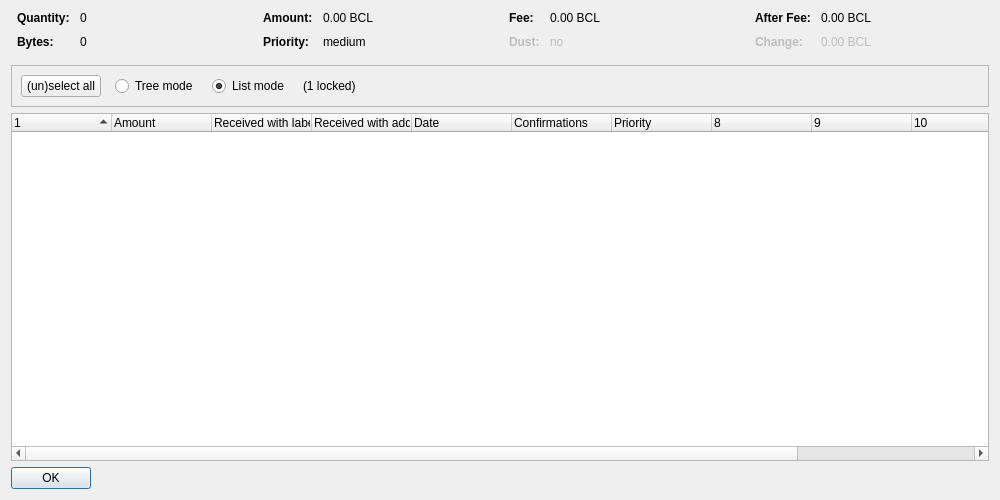
<?xml version="1.0" encoding="UTF-8"?>
<ui version="4.0">
 <class>CoinControlDialog</class>
 <widget class="QDialog" name="CoinControlDialog">
  <property name="geometry">
   <rect>
    <x>0</x>
    <y>0</y>
    <width>1000</width>
    <height>500</height>
   </rect>
  </property>
  <property name="windowTitle">
   <string>Coin Selection</string>
  </property>
  <layout class="QVBoxLayout" name="verticalLayout">
   <item>
    <layout class="QHBoxLayout" name="horizontalLayoutTop" stretch="0,0,0,0">
     <property name="topMargin">
      <number>0</number>
     </property>
     <property name="bottomMargin">
      <number>10</number>
     </property>
     <item>
      <layout class="QFormLayout" name="formLayoutCoinControl1">
       <property name="horizontalSpacing">
        <number>10</number>
       </property>
       <property name="verticalSpacing">
        <number>10</number>
       </property>
       <property name="leftMargin">
        <number>6</number>
       </property>
       <property name="rightMargin">
        <number>6</number>
       </property>
       <item row="0" column="0">
        <widget class="QLabel" name="labelCoinControlQuantityText">
         <property name="font">
          <font>
           <weight>75</weight>
           <bold>true</bold>
          </font>
         </property>
         <property name="text">
          <string>Quantity:</string>
         </property>
        </widget>
       </item>
       <item row="0" column="1">
        <widget class="QLabel" name="labelCoinControlQuantity">
         <property name="cursor">
          <cursorShape>IBeamCursor</cursorShape>
         </property>
         <property name="contextMenuPolicy">
          <enum>Qt::ActionsContextMenu</enum>
         </property>
         <property name="text">
          <string notr="true">0</string>
         </property>
         <property name="textInteractionFlags">
          <set>Qt::LinksAccessibleByMouse|Qt::TextSelectableByKeyboard|Qt::TextSelectableByMouse</set>
         </property>
        </widget>
       </item>
       <item row="1" column="0">
        <widget class="QLabel" name="labelCoinControlBytesText">
         <property name="font">
          <font>
           <weight>75</weight>
           <bold>true</bold>
          </font>
         </property>
         <property name="text">
          <string>Bytes:</string>
         </property>
        </widget>
       </item>
       <item row="1" column="1">
        <widget class="QLabel" name="labelCoinControlBytes">
         <property name="cursor">
          <cursorShape>IBeamCursor</cursorShape>
         </property>
         <property name="contextMenuPolicy">
          <enum>Qt::ActionsContextMenu</enum>
         </property>
         <property name="text">
          <string notr="true">0</string>
         </property>
         <property name="textInteractionFlags">
          <set>Qt::LinksAccessibleByMouse|Qt::TextSelectableByKeyboard|Qt::TextSelectableByMouse</set>
         </property>
        </widget>
       </item>
      </layout>
     </item>
     <item>
      <layout class="QFormLayout" name="formLayoutCoinControl2">
       <property name="horizontalSpacing">
        <number>10</number>
       </property>
       <property name="verticalSpacing">
        <number>10</number>
       </property>
       <property name="leftMargin">
        <number>6</number>
       </property>
       <property name="rightMargin">
        <number>6</number>
       </property>
       <item row="0" column="0">
        <widget class="QLabel" name="labelCoinControlAmountText">
         <property name="font">
          <font>
           <weight>75</weight>
           <bold>true</bold>
          </font>
         </property>
         <property name="text">
          <string>Amount:</string>
         </property>
        </widget>
       </item>
       <item row="0" column="1">
        <widget class="QLabel" name="labelCoinControlAmount">
         <property name="cursor">
          <cursorShape>IBeamCursor</cursorShape>
         </property>
         <property name="contextMenuPolicy">
          <enum>Qt::ActionsContextMenu</enum>
         </property>
         <property name="text">
          <string notr="true">0.00 BCL</string>
         </property>
         <property name="textInteractionFlags">
          <set>Qt::LinksAccessibleByMouse|Qt::TextSelectableByKeyboard|Qt::TextSelectableByMouse</set>
         </property>
        </widget>
       </item>
       <item row="1" column="0">
        <widget class="QLabel" name="labelCoinControlPriorityText">
         <property name="font">
          <font>
           <weight>75</weight>
           <bold>true</bold>
          </font>
         </property>
         <property name="text">
          <string>Priority:</string>
         </property>
        </widget>
       </item>
       <item row="1" column="1">
        <widget class="QLabel" name="labelCoinControlPriority">
         <property name="cursor">
          <cursorShape>IBeamCursor</cursorShape>
         </property>
         <property name="contextMenuPolicy">
          <enum>Qt::ActionsContextMenu</enum>
         </property>
         <property name="text">
          <string notr="true">medium</string>
         </property>
         <property name="textInteractionFlags">
          <set>Qt::LinksAccessibleByMouse|Qt::TextSelectableByKeyboard|Qt::TextSelectableByMouse</set>
         </property>
        </widget>
       </item>
      </layout>
     </item>
     <item>
      <layout class="QFormLayout" name="formLayoutCoinControl3">
       <property name="horizontalSpacing">
        <number>10</number>
       </property>
       <property name="verticalSpacing">
        <number>10</number>
       </property>
       <property name="leftMargin">
        <number>6</number>
       </property>
       <property name="rightMargin">
        <number>6</number>
       </property>
       <item row="0" column="0">
        <widget class="QLabel" name="labelCoinControlFeeText">
         <property name="font">
          <font>
           <weight>75</weight>
           <bold>true</bold>
          </font>
         </property>
         <property name="text">
          <string>Fee:</string>
         </property>
        </widget>
       </item>
       <item row="0" column="1">
        <widget class="QLabel" name="labelCoinControlFee">
         <property name="cursor">
          <cursorShape>IBeamCursor</cursorShape>
         </property>
         <property name="contextMenuPolicy">
          <enum>Qt::ActionsContextMenu</enum>
         </property>
         <property name="text">
          <string notr="true">0.00 BCL</string>
         </property>
         <property name="textInteractionFlags">
          <set>Qt::LinksAccessibleByMouse|Qt::TextSelectableByKeyboard|Qt::TextSelectableByMouse</set>
         </property>
        </widget>
       </item>
       <item row="1" column="0">
        <widget class="QLabel" name="labelCoinControlLowOutputText">
         <property name="enabled">
          <bool>false</bool>
         </property>
         <property name="font">
          <font>
           <weight>75</weight>
           <bold>true</bold>
          </font>
         </property>
         <property name="text">
          <string>Dust:</string>
         </property>
        </widget>
       </item>
       <item row="1" column="1">
        <widget class="QLabel" name="labelCoinControlLowOutput">
         <property name="enabled">
          <bool>false</bool>
         </property>
         <property name="cursor">
          <cursorShape>IBeamCursor</cursorShape>
         </property>
         <property name="contextMenuPolicy">
          <enum>Qt::ActionsContextMenu</enum>
         </property>
         <property name="text">
          <string notr="true">no</string>
         </property>
         <property name="textInteractionFlags">
          <set>Qt::LinksAccessibleByMouse|Qt::TextSelectableByKeyboard|Qt::TextSelectableByMouse</set>
         </property>
        </widget>
       </item>
      </layout>
     </item>
     <item>
      <layout class="QFormLayout" name="formLayoutCoinControl4">
       <property name="horizontalSpacing">
        <number>10</number>
       </property>
       <property name="verticalSpacing">
        <number>10</number>
       </property>
       <property name="leftMargin">
        <number>6</number>
       </property>
       <property name="rightMargin">
        <number>6</number>
       </property>
       <item row="0" column="0">
        <widget class="QLabel" name="labelCoinControlAfterFeeText">
         <property name="font">
          <font>
           <weight>75</weight>
           <bold>true</bold>
          </font>
         </property>
         <property name="text">
          <string>After Fee:</string>
         </property>
        </widget>
       </item>
       <item row="0" column="1">
        <widget class="QLabel" name="labelCoinControlAfterFee">
         <property name="cursor">
          <cursorShape>IBeamCursor</cursorShape>
         </property>
         <property name="contextMenuPolicy">
          <enum>Qt::ActionsContextMenu</enum>
         </property>
         <property name="text">
          <string notr="true">0.00 BCL</string>
         </property>
         <property name="textInteractionFlags">
          <set>Qt::LinksAccessibleByMouse|Qt::TextSelectableByKeyboard|Qt::TextSelectableByMouse</set>
         </property>
        </widget>
       </item>
       <item row="1" column="0">
        <widget class="QLabel" name="labelCoinControlChangeText">
         <property name="enabled">
          <bool>false</bool>
         </property>
         <property name="font">
          <font>
           <weight>75</weight>
           <bold>true</bold>
          </font>
         </property>
         <property name="text">
          <string>Change:</string>
         </property>
        </widget>
       </item>
       <item row="1" column="1">
        <widget class="QLabel" name="labelCoinControlChange">
         <property name="enabled">
          <bool>false</bool>
         </property>
         <property name="cursor">
          <cursorShape>IBeamCursor</cursorShape>
         </property>
         <property name="contextMenuPolicy">
          <enum>Qt::ActionsContextMenu</enum>
         </property>
         <property name="text">
          <string notr="true">0.00 BCL</string>
         </property>
         <property name="textInteractionFlags">
          <set>Qt::LinksAccessibleByMouse|Qt::TextSelectableByKeyboard|Qt::TextSelectableByMouse</set>
         </property>
        </widget>
       </item>
      </layout>
     </item>
    </layout>
   </item>
   <item>
    <widget class="QFrame" name="frame">
     <property name="minimumSize">
      <size>
       <width>0</width>
       <height>40</height>
      </size>
     </property>
     <property name="frameShape">
      <enum>QFrame::StyledPanel</enum>
     </property>
     <property name="frameShadow">
      <enum>QFrame::Sunken</enum>
     </property>
     <layout class="QHBoxLayout" name="horizontalLayout">
      <item>
       <layout class="QHBoxLayout" name="horizontalLayoutPanel" stretch="0,0,0,0,0">
        <property name="spacing">
         <number>14</number>
        </property>
        <item>
         <widget class="QPushButton" name="pushButtonSelectAll">
          <property name="sizePolicy">
           <sizepolicy hsizetype="Maximum" vsizetype="Fixed">
            <horstretch>0</horstretch>
            <verstretch>0</verstretch>
           </sizepolicy>
          </property>
          <property name="text">
           <string>(un)select all</string>
          </property>
          <property name="autoDefault">
           <bool>false</bool>
          </property>
         </widget>
        </item>
        <item>
         <widget class="QRadioButton" name="radioTreeMode">
          <property name="sizePolicy">
           <sizepolicy hsizetype="Maximum" vsizetype="Fixed">
            <horstretch>0</horstretch>
            <verstretch>0</verstretch>
           </sizepolicy>
          </property>
          <property name="text">
           <string>Tree mode</string>
          </property>
         </widget>
        </item>
        <item>
         <widget class="QRadioButton" name="radioListMode">
          <property name="sizePolicy">
           <sizepolicy hsizetype="Maximum" vsizetype="Fixed">
            <horstretch>0</horstretch>
            <verstretch>0</verstretch>
           </sizepolicy>
          </property>
          <property name="text">
           <string>List mode</string>
          </property>
          <property name="checked">
           <bool>true</bool>
          </property>
         </widget>
        </item>
        <item>
         <widget class="QLabel" name="labelLocked">
          <property name="text">
           <string notr="true">(1 locked)</string>
          </property>
         </widget>
        </item>
        <item>
         <spacer name="horizontalSpacer">
          <property name="orientation">
           <enum>Qt::Horizontal</enum>
          </property>
          <property name="sizeHint" stdset="0">
           <size>
            <width>40</width>
            <height>20</height>
           </size>
          </property>
         </spacer>
        </item>
       </layout>
      </item>
     </layout>
    </widget>
   </item>
   <item>
    <widget class="CoinControlTreeWidget" name="treeWidget">
     <property name="contextMenuPolicy">
      <enum>Qt::CustomContextMenu</enum>
     </property>
     <property name="sortingEnabled">
      <bool>false</bool>
     </property>
     <property name="columnCount">
      <number>12</number>
     </property>
     <attribute name="headerShowSortIndicator" stdset="0">
      <bool>true</bool>
     </attribute>
     <attribute name="headerStretchLastSection">
      <bool>false</bool>
     </attribute>
     <column>
      <property name="text">
       <string/>
      </property>
     </column>
     <column>
      <property name="text">
       <string>Amount</string>
      </property>
     </column>
     <column>
      <property name="text">
       <string>Received with label</string>
      </property>
     </column>
     <column>
      <property name="text">
       <string>Received with address</string>
      </property>
     </column>
     <column>
      <property name="text">
       <string>Date</string>
      </property>
     </column>
     <column>
      <property name="text">
       <string>Confirmations</string>
      </property>
      <property name="toolTip">
       <string>Confirmed</string>
      </property>
     </column>
     <column>
      <property name="text">
       <string>Priority</string>
      </property>
     </column>
     <column>
      <property name="text">
       <string/>
      </property>
     </column>
     <column>
      <property name="text">
       <string/>
      </property>
     </column>
     <column>
      <property name="text">
       <string/>
      </property>
     </column>
     <column>
      <property name="text">
       <string/>
      </property>
     </column>
     <column>
      <property name="text">
       <string/>
      </property>
     </column>
    </widget>
   </item>
   <item>
    <widget class="QDialogButtonBox" name="buttonBox">
     <property name="sizePolicy">
      <sizepolicy hsizetype="Maximum" vsizetype="Fixed">
       <horstretch>0</horstretch>
       <verstretch>0</verstretch>
      </sizepolicy>
     </property>
     <property name="orientation">
      <enum>Qt::Horizontal</enum>
     </property>
     <property name="standardButtons">
      <set>QDialogButtonBox::Ok</set>
     </property>
    </widget>
   </item>
  </layout>
 </widget>
 <customwidgets>
  <customwidget>
   <class>CoinControlTreeWidget</class>
   <extends>QTreeWidget</extends>
   <header>coincontroltreewidget.h</header>
  </customwidget>
 </customwidgets>
 <resources/>
 <connections/>
</ui>
